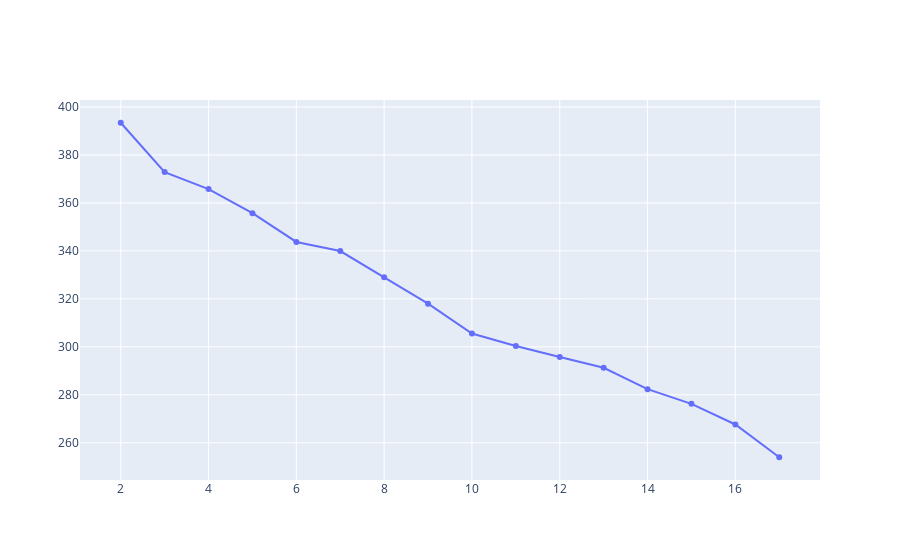

Notebook cell for this chart:
### Code cell
# Setting the objects to category
test_data_arm1 = test_set_beforedummy_arm1.copy()
for j in test_data_arm1.select_dtypes("object"):
    test_data_arm1[j] = test_data_arm1[j].astype("category")

model_outputs = pd.DataFrame(columns = ['Number of clusters', 'F1 score', 'Silhouette score'])

#Elbow method to choose the optimal number of clusters
SSE = {}

for i in tqdm(range(2, 18)):
    try:
        kmediods = KMedoids(n_clusters= i, random_state = 100).fit(train_set_afterdummy_arm1)
        SSE[i] = kmediods.inertia_

        # Predicted Clusters using test set
        kmediods_arm1_test = KMedoids(n_clusters= i, random_state = 100).fit(test_set_afterdummy_arm1)

        # kmeans labels for test set
        kmediods_arm1_labels = kmediods_arm1_test.labels_  # kmeans.labels_ gives the cluster label for each observation (row) 
        
        # F1_score 
        clf_kmediods = LGBMClassifier(colsample_by_tree = 0.8)
        cv_scores_kmediods_test_arm1 = cross_val_score(clf_kmediods, test_data_arm1, kmediods_arm1_labels, scoring = "f1_weighted")
        print(f'CV F1 score for {i}-prototypes clusters is {np.mean(cv_scores_kmediods_test_arm1)}')
        
        # Silhouette score
        ss = metrics.silhouette_score(test_set_afterdummy_arm1, kmediods_arm1_labels, metric='euclidean')
        print(ss)

        # Create a dataframe to store the F1_scores for all the different clusters
        model_outputs = model_outputs.append(pd.DataFrame({'Number of clusters': i, 
                                                           'F1 score': np.mean(cv_scores_kmediods_test_arm1),
                                                            'Silhouette score': ss},
                                                               index = [0]),
                                                                 ignore_index = True)
    except:
        print(f"Can't cluster with {i} clusters")

# Construct an elbow plot to find the optimal number for K
fig = go.Figure(data=go.Scatter(x=list(SSE.keys()), y=list(SSE.values())))
fig.show()

### Figure 1 — Plotly figure (JSON) as saved in the notebook; plotly's stock layout.template omitted (floating-point values rounded to 4 significant figures)
{"data": [{"type": "scatter", "x": [2, 3, 4, 5, 6, 7, 8, 9, 10, 11, 12, 13, 14, 15, 16, 17], "y": [393.4, 372.9, 365.8, 355.7, 343.7, 340.0, 329.0, 318.0, 305.6, 300.3, 295.7, 291.3, 282.4, 276.2, 267.6, 254.0]}], "layout": {}}
